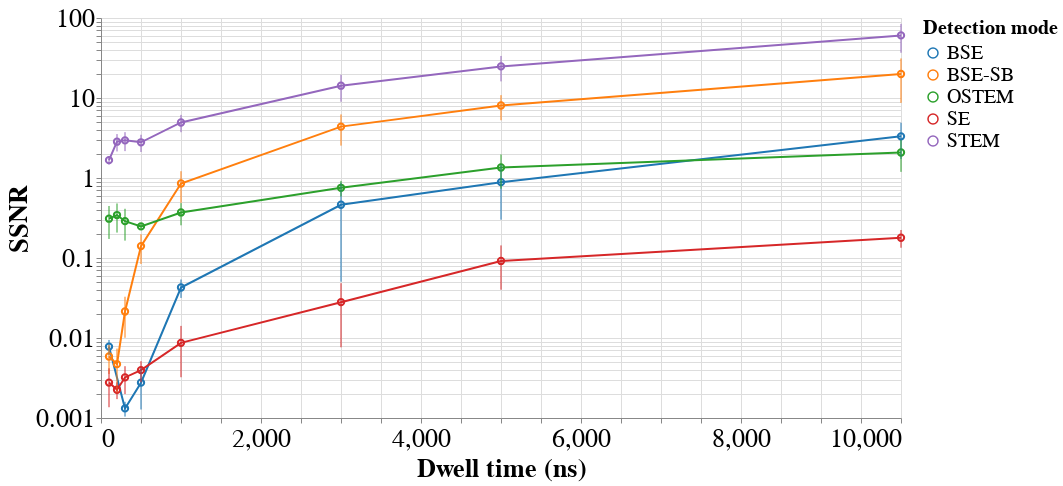

Source (notebook cell):
### Markdown cell above
### Plot SNR (SSNR) with altair

### Code cell
# Data source for plot
source = df_snr.loc[df_snr['SSNR'] > 0.001].copy()
# source = df_snr.copy()
scheme = 'category10'

chart = alt.Chart().encode(
    x=alt.X('DWELL TIME (ns)',
            axis=alt.Axis(title='Dwell time (ns)')),
    y=alt.Y('SSNR',
            aggregate='mean',
            scale=alt.Scale(domain=[0.001, 100], type='log')),
    color=alt.Color('Detection mode:N',
                    scale=alt.Scale(scheme=scheme),
                    )
).properties(width=800,
             height=400)

chart = (chart.mark_line() +\
         chart.mark_point(size=40))

error_bars = alt.Chart().mark_errorbar(extent='stdev').encode(
    x=alt.X('DWELL TIME (ns)'),
    y=alt.Y('SSNR'),
    color=alt.Color('Detection mode',
                    scale=alt.Scale(scheme=scheme))
)

alt.layer(chart, error_bars, data=source).configure_axis(
    labelFontSize=26,
    titleFontSize=26
).configure_legend(labelLimit=0, 
                   titleFontSize=20,
                   labelFontSize=20,
                   orient='right'
                   )

### Figure 1 — Vega-Lite specification as saved in the notebook (floating-point values rounded to 4 significant figures; data arrays with more than 128 entries replaced by an {"elided": "..."} marker saying what was removed)
{"config": {"view": {"continuousWidth": 400, "continuousHeight": 300}, "axis": {"labelFontSize": 26, "titleFontSize": 26}, "legend": {"labelFontSize": 20, "labelLimit": 0, "orient": "right", "titleFontSize": 20}}, "layer": [{"layer": [{"mark": "line", "encoding": {"color": {"type": "nominal", "field": "Detection mode", "scale": {"scheme": "category10"}}, "x": {"type": "quantitative", "axis": {"title": "Dwell time (ns)"}, "field": "DWELL TIME (ns)"}, "y": {"type": "quantitative", "aggregate": "mean", "field": "SSNR", "scale": {"domain": [0.001, 100], "type": "log"}}}, "height": 400, "width": 800}, {"mark": {"type": "point", "size": 40}, "encoding": {"color": {"type": "nominal", "field": "Detection mode", "scale": {"scheme": "category10"}}, "x": {"type": "quantitative", "axis": {"title": "Dwell time (ns)"}, "field": "DWELL TIME (ns)"}, "y": {"type": "quantitative", "aggregate": "mean", "field": "SSNR", "scale": {"domain": [0.001, 100], "type": "log"}}}, "height": 400, "width": 800}]}, {"mark": {"type": "errorbar", "extent": "stdev"}, "encoding": {"color": {"type": "nominal", "field": "Detection mode", "scale": {"scheme": "category10"}}, "x": {"type": "quantitative", "field": "DWELL TIME (ns)"}, "y": {"type": "quantitative", "field": "SSNR"}}}], "data": {"name": "data-258324393e2215fbb3bab2c8b864846f"}, "$schema": "https://vega.github.io/schema/vega-lite/v4.8.1.json", "datasets": {"data-258324393e2215fbb3bab2c8b864846f": {"elided": "234 records"}}}
